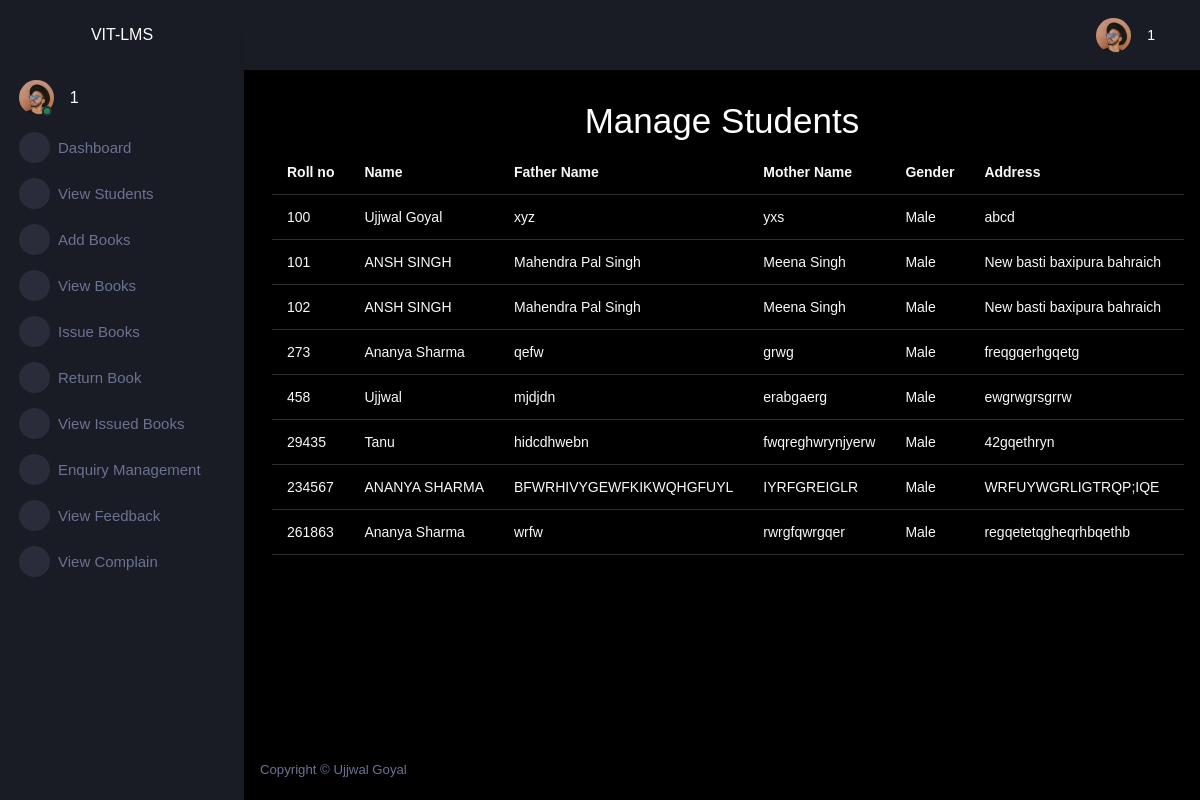
Screenshot of /adminapp/viewstudents/ (signed in) with the database file from the repository.
### lmsapp/models.py (models this page shows)
class Student(models.Model):
    rollno=models.IntegerField(primary_key=True)
    name=models.CharField(max_length=50)
    fname=models.CharField(max_length=50)
    mname=models.CharField(max_length=50)
    gender=models.CharField(max_length=6)
    address=models.TextField()
    program=models.CharField(max_length=50)
    branch=models.CharField(max_length=50)
    year=models.CharField(max_length=50)
    contactno=models.CharField(max_length=10)
    emailaddress=models.CharField(max_length=50)
    regdate=models.CharField(max_length=30)

### adminapp/views.py (the view)
# urls.py: path('viewstudents/',views.viewstudents,name='viewstudents'),
@cache_control(no_cache=True,must_revalidate=True,no_store=True)
def viewstudents(request):
    try:
        if request.session['adminid']!=None:
            adminid=request.session['adminid']
            student=Student.objects.all()
            return render(request,'viewstudents.html',{'adminid':adminid,'student':student})
    except KeyError:
        return redirect('lmsapp:login')

### adminapp/templates/viewstudents.html (shortened to what this page needs)
{% extends "adminparent.html" %}
{% block body %}
    <div class="row">
        <div class="col-sm-12 " style="overflow-x:scroll;">
            <h1 style="text-align:center;">Manage Students</h1>
            <table class="table table- bordered text-light">
                <tr>
                    <th>
                        Roll no
                    </th>
                    <th>Name</th>
                    <th>Father Name</th>
                    <th>Mother Name</th>
                    <th>Gender</th>
                    <th>Address</th>
                    <th>Program</th>
                </tr>
                {% for s in student %}
                <tr>
                   <td>{{s.rollno}}</td>
                   <td>{{s.name}}</td>
                   <td>{{s.fname}}</td>
                   <td>{{s.mname}}</td>
                   <td>{{s.gender}}</td>
                   <td>{{s.address}}</td>
                   <td>{{s.program}}</td>
                </tr>
                {% endfor %}
            </table>
        </div>
    </div>
{% endblock body %}

### rows the page displays
Student: rollno "100", name "Ujjwal Goyal", fname "xyz", mname "yxs", gender "Male", address "abcd"
Student: rollno "101", name "ANSH SINGH", fname "Mahendra Pal Singh", mname "Meena Singh", gender "Male", address "New basti baxipura bahraich"
Student: rollno "102", name "ANSH SINGH", fname "Mahendra Pal Singh", mname "Meena Singh", gender "Male", address "New basti baxipura bahraich"
Student: rollno "273", name "Ananya Sharma", fname "qefw", mname "grwg", gender "Male", address "freqgqerhgqetg"
Student: rollno "458", name "Ujjwal", fname "mjdjdn", mname "erabgaerg", gender "Male", address "ewgrwgrsgrrw"
Student: rollno "29435", name "Tanu", fname "hidcdhwebn", mname "fwqreghwrynjyerw", gender "Male", address "42gqethryn"
Student: rollno "234567", name "ANANYA SHARMA", fname "BFWRHIVYGEWFKIKWQHGFUYL", mname "IYRFGREIGLR", gender "Male", address "WRFUYWGRLIGTRQP;IQE"
Student: rollno "261863", name "Ananya Sharma", fname "wrfw", mname "rwrgfqwrgqer", gender "Male", address "regqetetqgheqrhbqethb"

### other values shown
{{ adminid }} "1"
